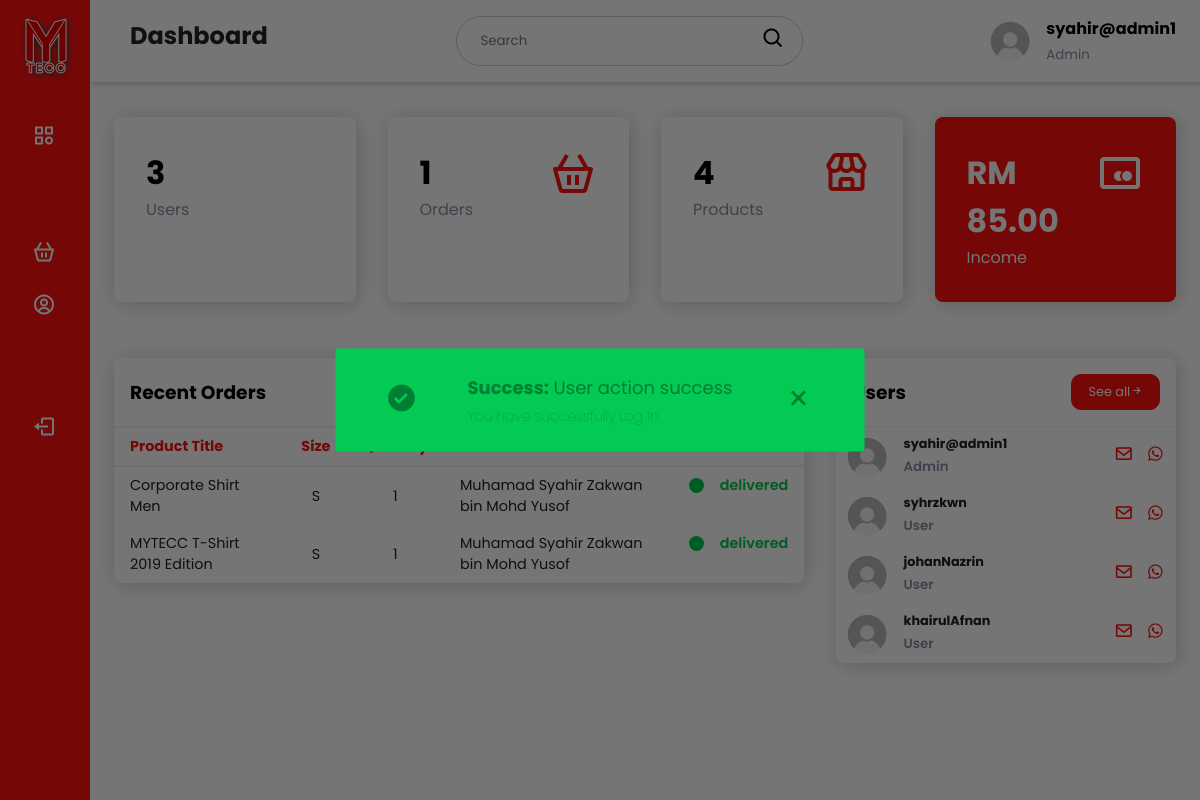
The page /php/dashboard?action=loginsuccess (signed in) on the database its author committed.
### tables this page shows
CREATE TABLE `users` (
  `usersId` int(11) NOT NULL,
  `usersName` varchar(128) NOT NULL,
  `usersEmail` varchar(128) NOT NULL,
  `usersUid` varchar(128) NOT NULL,
  `usersPwd` varchar(128) NOT NULL,
  `user_types` int(11) NOT NULL
);

CREATE TABLE `user_types` (
  `type_id` int(11) NOT NULL,
  `type_name` varchar(128) NOT NULL
);

### php/usersFunction.php (the view, shortened to what this page needs)
<?php
function getUsersDetailsDashboard() {
  require '../includes/connection.inc.php';
  $sql = "SELECT users.usersId, users.usersName, users.usersEmail, users.usersUid,
  usersContact.phoneNum, usersContact.address, usersContact.postcode, usersContact.city,
  state.stateName, user_types.type_name
  FROM users
  JOIN usersContact ON users.usersId = usersContact.usersId
  JOIN state ON usersContact.stateId = state.stateId
  JOIN user_types ON users.user_types = user_types.type_id";
  $result = mysqli_query($conn, $sql);
  return $result;
}
function users($name, $type, $email, $phone) {
  $users = '
  <div class="card-body">
    <div class="customer">
      <div class="info">
        <img src="../assets/img/default-profile.jpg" width="40px" height="40px" alt="" />
        <div>
          <h4>'.$name.'</h4>
          <small>'.$type.'</small>
        </div>
      </div>
      <div class="contact">
        <a href="mailto:'.$email.'"><span class="bx bx-envelope"></span></a>
        <a href="http:///wa.me/'.$phone.'" target="_blank"><span class="bx bxl-whatsapp"></span></a>
      </div>
    </div>
  </div>
  ';
  echo $users;
}

### php/dashboard.php (shortened to what this page needs)
<?php
require_once 'header.php';
require_once 'usersFunction.php';
require_once '../includes/ordersFunction.inc.php';
?>
<!DOCTYPE html>
<html lang="en">
  <head>
    <link rel="stylesheet" href="https://maxst.icons8.com/vue-static/landings/line-awesome/line-awesome/1.3.0/css/line-awesome.min.css"/>
    <link href="https://unpkg.com/boxicons@2.0.7/css/boxicons.min.css" rel="stylesheet" />
    <link rel="stylesheet" href="../assets/css/main.css" />
    <link rel="stylesheet" href="../assets/css/alert-notification.css" />
  </head>
  <body>
    <?php
      if(isset($_GET['action'])) {
        if($_GET['action'] == 'loginsuccess') {
        echo '
          <div class="alert_wrapper active1">
            <div class="alert_backdrop"></div>
            <div class="alert_inner">
              <div class="alert_item alert_success">
                <div class="icon data_icon">
                  <i class="bx bxs-check-circle" ></i>
                </div>
                <div class="data">
                  <p class="title"><span>Success:</span>
                    User action success
                  </p>
                  <p class="sub">You have successfully Log In.</p>
                </div>
                <div class="icon close">
                  <i class="bx bx-x" ></i>
                </div>
              </div>
            </div>
          </div>
          ';
        }
      }
    ?>
    <?php require_once 'sideBar.php'; ?>
    <div class="main-content">
      <main>
        <div class="cards">
          <div class="card-single">
            <div>
              <?php
              require '../includes/connection.inc.php';
              $sql = "SELECT COUNT(usersName) FROM users WHERE user_types = 2";
              $result = mysqli_query($conn,$sql);
              $row = mysqli_fetch_array($result);
              echo '<h1>'.$row[0].'</h1>';
              ?>
              <span>Users</span>
            </div>
          </div>
          <div class="card-single">
            <div>
              <?php
              require '../includes/connection.inc.php';
              $sql = "SELECT COUNT(orderCode) FROM orders";
              $result = mysqli_query($conn,$sql);
              $row = mysqli_fetch_array($result);
              echo '<h1>'.$row[0].'</h1>';
              ?>
              <span>Orders</span>
            </div>
            <div>
              <span class="bx bx-basket"></span>
            </div>
          </div>
          <div class="card-single">
            <div>
              <?php
              require '../includes/connection.inc.php';
              $sql = "SELECT COUNT(productCode) FROM product";
              $result = mysqli_query($conn,$sql);
              $row = mysqli_fetch_array($result);
              echo '<h1>'.$row[0].'</h1>';
              ?>
              <span>Products</span>
            </div>
            <div>
              <span class="bx bx-store"></span>
            </div>
          </div>
          <div class="card-single">
            <div>
              <?php
              require '../includes/connection.inc.php';
              $sql = "SELECT SUM(orderPrice) FROM orders";
              $result = mysqli_query($conn,$sql);
              $row = mysqli_fetch_array($result);
              echo '<h1>RM '.$row[0].'</h1>';
              ?>
              <span>Income</span>
            </div>
            <div>
              <span class='bx bx-credit-card-alt'></span>
            </div>
          </div>
        </div>
        <div class="recent-grid">
          <div class="orders">
            <div class="card">
              <div class="card-header">
                <h3>Recent Orders</h3>
                <button><a href="ordersAdmin" style="color:#fff;">See all<span class="bx bx-right-arrow-alt"></span></a></button>
              </div>
              <div class="card-body">
                <div class="table-responsive">
                  <table width="100%">
                    <thead>
                      <tr>
                        <td>Product Title</td>
                        <td>Size</td>
                        <td>Quantity</td>
                        <td>Customers</td>
                        <td>Order Status</td>
                      </tr>
                    </thead>
                    <?php
                    $result = getOrdersDashboard();
                    while ($row = mysqli_fetch_assoc($result)) {
                      dispOrdersDashboard($row['productName'],$row['size'],$row['quantity'],$row['usersName'],$row['statusName']);
                    }
                    ?>
                  </table>
                </div>
              </div>
            </div>
          </div>
          <div class="customers">
            <div class="card">
              <div class="card-header">
                <h3>Users</h3>
                <button><a href="users" style="color:#fff;">See all<span class="bx bx-right-arrow-alt"></span></a></button>
              </div>
              <?php
              $result = getUsersDetailsDashboard();
              while ($row = mysqli_fetch_assoc($result)) {
                users($row['usersUid'], $row['type_name'], $row['usersEmail'], $row['phoneNum']);
              }
              ?>
            </div>
          </div>
        </div>
      </main>
    </div>
  </body>
</html>

### assets/css/main.css (style rules this page uses)
:root { --main-color: #ff1111; --color-dark: #1d2231; --text-grey: #8390a2; }
* { padding: 0; margin: 0; box-sizing: border-box; list-style-type: none; text-decoration: none; font-family: "Poppins", sans-serif; }
html { scroll-behavior: smooth; }
.main-content { transition: margin-left 300ms; margin-left: 345px; }
main { margin-top: 85px; padding: 2rem 1.5rem; background: #fff; min-height: calc(100vh - 90px); }
.cards { display: grid; grid-template-columns: repeat(4, 1fr); gap: 2rem; }
.card-single { display: flex; justify-content: space-between; background: #fff; padding: 2rem; border-radius: 8px; box-shadow: 2px 2px 20px rgba(0, 0, 0, 0.2); }
.card-single div:last-child span { font-size: 3rem; color: var(--main-color); }
.card-single div:first-child span { color: var(--text-grey); }
.card-single:last-child { background: var(--main-color); }
.card-single:last-child h1, .card-single:last-child div:last-child span, .card-single:last-child div:first-child span { color: #fff; }
.recent-grid { margin-top: 3.5rem; display: grid; gap: 2rem; grid-template-columns: 65% auto; }
.card { background-color: #fff; border-radius: 8px; box-shadow: 2px 2px 20px rgba(0, 0, 0, 0.2); }
.card-header { padding: 1rem; }
.card-header { display: flex; justify-content: space-between; align-items: center; border-bottom: 1px solid #f0f0f0; }
.card-header button { background-color: var(--main-color); border-radius: 10px; color: #fff; font-size: 0.8rem; padding: 0.5rem 1rem; border: 1px solid var(--main-color); cursor: pointer; }
table { border-collapse: collapse; }
thead tr { border-top: 1px solid #f0f0f0; border-bottom: 2px solid #f0f0f0; }
thead td { font-weight: 700; color: var(--main-color); }
td { padding: 0.5rem 1rem; font-size: 0.9rem; color: #222; }
tr td:last-child { display: flex; align-items: center; }
.table-responsive { width: 100%; overflow-x: auto; }
.customer { display: flex; justify-content: space-between; align-items: center; padding: 0.5rem 0.7rem; }
.info { display: flex; align-items: center; }
.info img { border-radius: 50%; margin-right: 1rem; }
.info h4 { font-size: 0.8rem; font-weight: 700; color: #222; }
.info small { font-weight: 600; color: var(--text-grey); }
.contact span { font-size: 1.2rem; display: inline-block; margin-left: 0.5rem; color: var(--main-color); cursor: pointer; }
@media only screen and (max-width: 1200px) { .main-content { margin-left: 90px; } }

### assets/css/alert-notification.css (style rules this page uses)
.btn_grp .btn.btn_success, .alert_item.alert_success { background: #03ca53; color: #007e33; }
.alert_wrapper { position: relative; width: 100%; height: 100%; z-index: 999; visibility: hidden; }
.alert_wrapper .alert_item { z-index: 3; position: fixed; top: -100%; left: 50%; transform: translate(-50%, -50%); display: flex; align-items: center; padding: 25px 50px; border-radius: 3px; transition: all 0.2s ease; }
.alert_wrapper .alert_item .data { margin: 0 50px; }
.alert_wrapper .alert_item .data .title { font-size: 18px; margin-bottom: 5px; }
.alert_wrapper .alert_item .data span { font-weight: 700; }
.alert_wrapper .alert_item .data .sub { font-size: 14px; font-weight: 100; }
.alert_wrapper .alert_item .icon { font-size: 32px; }
.alert_wrapper .alert_item .close { cursor: pointer; }
.alert_wrapper.active1 { visibility: visible; }
.alert_wrapper.active1 .alert_item { top: 50%; }

### rows shown on the page
users: usersUid "syahir@admin1", user_types.type_name "Admin"
users: usersUid "syhrzkwn", user_types.type_name "User"
users: usersUid "johanNazrin", user_types.type_name "User"
users: usersUid "khairulAfnan", user_types.type_name "User"

### other values the page prints
$pageName "Dashboard"
$name "syahir@admin1"
$type "Admin"
$row[0] "3"
$row[0] "1"
$row[0] "4"
$row[0] "85.00"
$productName "Corporate Shirt Men"
$size "S"
$quantity "1"
$usersName "Muhamad Syahir Zakwan bin Mohd Yusof"
$status "delivered"
$productName "MYTECC T-Shirt 2019 Edition"
